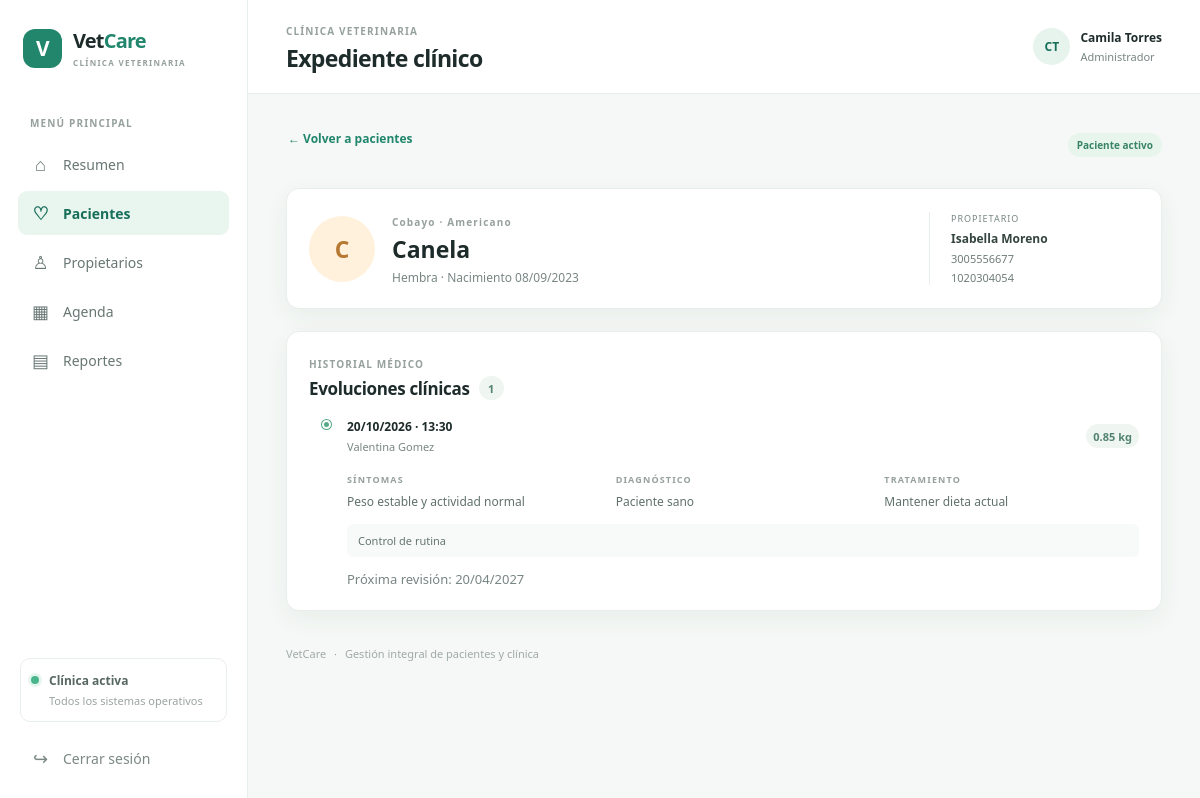
/index.php?controller=mascota&action=show&id=5 (signed in), run on the app's committed database.
### tables this page shows
CREATE TABLE mascotas (
    id_mascota        INT UNSIGNED NOT NULL AUTO_INCREMENT,
    propietario_id    INT UNSIGNED NOT NULL,
    raza_id           INT UNSIGNED NOT NULL,
    nombre            VARCHAR(80) NOT NULL,
    fecha_nacimiento  DATE NULL COMMENT 'La edad se calcula (ver vista_mascotas_detalle), no se almacena',
    sexo              ENUM('Macho','Hembra') NOT NULL,
    color             VARCHAR(50) NULL,
    esterilizado      TINYINT(1) NOT NULL DEFAULT 0,
    microchip         VARCHAR(30) NULL,
    activo            TINYINT(1) NOT NULL DEFAULT 1,
    fecha_registro    DATETIME NOT NULL DEFAULT CURRENT_TIMESTAMP,
    PRIMARY KEY (id_mascota),
    UNIQUE KEY uq_mascotas_microchip (microchip),
    KEY idx_mascotas_propietario (propietario_id),
    KEY idx_mascotas_raza (raza_id),
    KEY idx_mascotas_nombre (nombre),
    CONSTRAINT fk_mascotas_propietario FOREIGN KEY (propietario_id)
        REFERENCES propietarios (id_propietario)
        ON DELETE RESTRICT ON UPDATE CASCADE,
    CONSTRAINT fk_mascotas_raza FOREIGN KEY (raza_id)
        REFERENCES razas (id_raza)
        ON DELETE RESTRICT ON UPDATE CASCADE
);

CREATE TABLE especies (
    id_especie  INT UNSIGNED NOT NULL AUTO_INCREMENT,
    nombre      VARCHAR(50) NOT NULL,
    PRIMARY KEY (id_especie),
    UNIQUE KEY uq_especies_nombre (nombre)
);

CREATE TABLE razas (
    id_raza     INT UNSIGNED NOT NULL AUTO_INCREMENT,
    especie_id  INT UNSIGNED NOT NULL,
    nombre      VARCHAR(80) NOT NULL,
    PRIMARY KEY (id_raza),
    UNIQUE KEY uq_razas_especie_nombre (especie_id, nombre),
    CONSTRAINT fk_razas_especie FOREIGN KEY (especie_id)
        REFERENCES especies (id_especie)
        ON DELETE RESTRICT ON UPDATE CASCADE
);

CREATE TABLE propietarios (
    id_propietario  INT UNSIGNED NOT NULL AUTO_INCREMENT,
    tipo_documento  ENUM('CC','CE','TI','PAS','NIT') NOT NULL DEFAULT 'CC',
    documento       VARCHAR(20)  NOT NULL COMMENT 'Cédula / documento: identificador único del cliente',
    nombres         VARCHAR(100) NOT NULL,
    apellidos       VARCHAR(100) NOT NULL,
    telefono        VARCHAR(20)  NOT NULL,
    direccion       VARCHAR(200) NULL,
    correo          VARCHAR(150) NULL,
    fecha_registro  DATETIME NOT NULL DEFAULT CURRENT_TIMESTAMP,
    PRIMARY KEY (id_propietario),
    UNIQUE KEY uq_propietarios_documento (documento),
    UNIQUE KEY uq_propietarios_correo (correo),
    KEY idx_propietarios_apellidos (apellidos, nombres)
);

CREATE TABLE historias_clinicas (
    id_historia      INT UNSIGNED NOT NULL AUTO_INCREMENT,
    mascota_id       INT UNSIGNED NOT NULL,
    veterinario_id   INT UNSIGNED NOT NULL,
    cita_id          INT UNSIGNED NULL COMMENT 'NULL en urgencias atendidas sin cita previa',
    fecha_atencion   DATETIME NOT NULL DEFAULT CURRENT_TIMESTAMP,
    peso_kg          DECIMAL(6,2) NULL,
    temperatura_c    DECIMAL(4,1) NULL,
    sintomas         TEXT NOT NULL,
    diagnostico      TEXT NOT NULL,
    tratamiento      TEXT NOT NULL,
    observaciones    TEXT NULL,
    proxima_revision DATE NULL,
    PRIMARY KEY (id_historia),
    UNIQUE KEY uq_historias_cita (cita_id),                                 
    UNIQUE KEY uq_historias_hist_mascota (id_historia, mascota_id),         
    KEY idx_historias_mascota (mascota_id, fecha_atencion),
    KEY idx_historias_veterinario (veterinario_id, fecha_atencion),
    KEY idx_historias_cita_mascota_vet (cita_id, mascota_id, veterinario_id),
    CONSTRAINT chk_historias_peso CHECK (peso_kg IS NULL OR peso_kg > 0),
    CONSTRAINT fk_historias_mascota FOREIGN KEY (mascota_id)
        REFERENCES mascotas (id_mascota)
        ON DELETE RESTRICT ON UPDATE CASCADE,
    CONSTRAINT fk_historias_veterinario FOREIGN KEY (veterinario_id)
        REFERENCES usuarios (id_usuario)
        ON DELETE RESTRICT ON UPDATE CASCADE,
     
     
    CONSTRAINT fk_historias_cita_coherente FOREIGN KEY (cita_id, mascota_id, veterinario_id)
        REFERENCES citas (id_cita, mascota_id, veterinario_id)
        ON DELETE RESTRICT ON UPDATE CASCADE
);

### app/controllers/MascotaController.php (called while the page is built, shortened)
<?php
final class MascotaController extends Controller
{
    public function show(): void
    {
        $id = $this->petId();
        $model = new Mascota($this->pdo);
        $pet = $model->buscarConExpediente($id);
        $histories = new HistoriaClinica($this->pdo);
        $user = $_SESSION['user'];
        $this->view('mascotas/show', [
            'pet' => $pet,
            'history' => $histories->listarPorMascota($id),
            'vaccines' => $histories->listarVacunasDisponibles($id),
            'appointments' => $user['rol'] === 'Veterinario'
                ? $histories->listarCitasDisponibles($id, (int) $user['id_usuario'])
                : [],
        ]);
    }
    private function petId(): int
    {
        $id = filter_input(INPUT_GET, 'id', FILTER_VALIDATE_INT);
        return $id;
    }
}

### index.php (called while the page is built, shortened)
<?php
function e(mixed $value): string
{
    return htmlspecialchars((string) $value, ENT_QUOTES | ENT_SUBSTITUTE, 'UTF-8');
}
require_once ROOT_PATH . '/app/config/database.php';
require_once ROOT_PATH . '/app/models/Mascota.php';
require_once ROOT_PATH . '/app/controllers/Controller.php';
require_once ROOT_PATH . '/app/controllers/MascotaController.php';
$controllerName = isset($_GET['controller']) && is_string($_GET['controller'])
    ? $_GET['controller']
    : (isset($_SESSION['user']) ? 'dashboard' : 'auth');
$action = isset($_GET['action']) && is_string($_GET['action'])
    ? $_GET['action']
    : ($controllerName === 'auth' ? 'login' : 'index');
try {
    $controller = new $controllerClass($pdo);
    $controller->{$action}();
} catch (Throwable $exception) {
    error_log((string) $exception);
    if (http_response_code() < 400) {
        http_response_code(500);
    }
    echo '<!doctype html><html lang="es"><meta charset="utf-8"><title>Error</title>';
    echo '<body><main><h1>No fue posible completar la solicitud</h1>';
    echo '<p>Ocurrió un error interno. Inténtalo nuevamente o contacta al administrador.</p>';
    echo '<p><a href="index.php">Volver al inicio</a></p></main></body></html>';
}

### app/models/Mascota.php (called while the page is built, shortened)
<?php
final class Mascota
{
    public function buscarConExpediente(int $id): ?array
    {
        $statement = $this->pdo->prepare(
            'SELECT m.*, p.nombres AS propietario_nombres, p.apellidos AS propietario_apellidos,
                    p.documento, p.telefono, p.correo, e.nombre AS especie,
                    r.nombre AS raza
             FROM mascotas m
             INNER JOIN propietarios p ON p.id_propietario = m.propietario_id
             INNER JOIN razas r ON r.id_raza = m.raza_id
             INNER JOIN especies e ON e.id_especie = r.especie_id
             WHERE m.id_mascota = :id'
        );
        $statement->execute(['id' => $id]);
        $pet = $statement->fetch();
        return $pet ?: null;
    }
}

### app/models/HistoriaClinica.php (called while the page is built, shortened)
<?php
final class HistoriaClinica
{
    public function listarPorMascota(int $petId): array
    {
        $statement = $this->pdo->prepare(
            'SELECT h.*, CONCAT(u.nombre, \' \', u.apellido) AS veterinario
             FROM historias_clinicas h
             INNER JOIN usuarios u ON u.id_usuario = h.veterinario_id
             WHERE h.mascota_id = :mascota_id
             ORDER BY h.fecha_atencion DESC'
        );
        $statement->execute(['mascota_id' => $petId]);
        return $statement->fetchAll();
    }
}

### app/views/mascotas/show.php (the view, shortened to what this page needs)
<?php
$pageTitle = 'Expediente clínico';
$activePage = 'mascotas';
?>
<div class="page-toolbar">
    <a class="back-link" href="index.php?controller=mascota">← Volver a pacientes</a>
    <span class="badge <?= $pet['activo'] ? 'badge-completada' : 'badge-cancelada' ?>"><?= $pet['activo'] ? 'Paciente activo' : 'Paciente inactivo' ?></span>
</div>
<section class="patient-hero panel">
    <span class="avatar avatar-large avatar-pet"><?= e(strtoupper(substr($pet['nombre'], 0, 1))) ?></span>
    <div class="patient-main"><span class="eyebrow"><?= e($pet['especie']) ?> · <?= e($pet['raza']) ?></span><h2><?= e($pet['nombre']) ?></h2><p><?= e($pet['sexo']) ?><?= $pet['fecha_nacimiento'] ? ' · Nacimiento ' . e(date('d/m/Y', strtotime($pet['fecha_nacimiento']))) : '' ?></p></div>
    <div class="patient-owner"><span class="muted">PROPIETARIO</span><strong><?= e($pet['propietario_nombres'] . ' ' . $pet['propietario_apellidos']) ?></strong><span><?= e($pet['telefono']) ?></span><span><?= e($pet['documento']) ?></span></div>
</section>
<section class="panel">
    <div class="panel-heading"><div><span class="eyebrow">HISTORIAL MÉDICO</span><h2>Evoluciones clínicas <span class="count-pill"><?= count($history) ?></span></h2></div></div>
    <?php if ($history === []): ?>
        <div class="empty-state"><strong>Este paciente aún no tiene evoluciones</strong><span>Las consultas registradas aparecerán en esta sección.</span></div>
    <?php else: ?>
        <div class="timeline"><?php foreach ($history as $entry): ?>
            <article class="timeline-item">
                <span class="timeline-dot"></span>
                <div class="timeline-head"><div><strong><?= e(date('d/m/Y · H:i', strtotime($entry['fecha_atencion']))) ?></strong><small><?= e($entry['veterinario']) ?></small></div><?php if ($entry['peso_kg']): ?><span class="count-pill"><?= e($entry['peso_kg']) ?> kg</span><?php endif; ?></div>
                <div class="history-grid"><div><span class="eyebrow">SÍNTOMAS</span><p><?= nl2br(e($entry['sintomas'])) ?></p></div><div><span class="eyebrow">DIAGNÓSTICO</span><p><?= nl2br(e($entry['diagnostico'])) ?></p></div><div><span class="eyebrow">TRATAMIENTO</span><p><?= nl2br(e($entry['tratamiento'])) ?></p></div></div>
                <?php if ($entry['observaciones']): ?><p class="history-note"><?= nl2br(e($entry['observaciones'])) ?></p><?php endif; ?>
                <?php if ($entry['proxima_revision']): ?><span class="muted">Próxima revisión: <?= e(date('d/m/Y', strtotime($entry['proxima_revision']))) ?></span><?php endif; ?>
            </article>
        <?php endforeach; ?></div>
    <?php endif; ?>
</section>

### app/controllers/Controller.php (shortened to what this page needs)
<?php
abstract class Controller
{
    protected function view(string $template, array $data = [], bool $withLayout = true): void
    {
        $templatePath = ROOT_PATH . '/app/views/' . $template . '.php';
        extract($data, EXTR_SKIP);
        require $templatePath;
        $content = (string) ob_get_clean();
        if ($withLayout) {
            require ROOT_PATH . '/app/views/layouts/main.php';
            return;
        }
    }
}

### app/views/layouts/main.php (shortened to what this page needs)
<?php
$currentUser = $_SESSION['user'] ?? [];
$name = trim(($currentUser['nombre'] ?? '') . ' ' . ($currentUser['apellido'] ?? ''));
$role = $currentUser['rol'] ?? '';
$initials = strtoupper(substr($currentUser['nombre'] ?? 'V', 0, 1) . substr($currentUser['apellido'] ?? '', 0, 1));
?>
<!doctype html>
<html lang="es">
<head>
    <link rel="stylesheet" href="public/css/app.css">
</head>
<body>
<div class="app-shell">
    <aside class="sidebar">
        <a class="brand" href="index.php?controller=dashboard">
            <span class="brand-mark">V</span>
            <span>Vet<span class="brand-light">Care</span><small>CLÍNICA VETERINARIA</small></span>
        </a>
        <div class="nav-caption">MENÚ PRINCIPAL</div>
        <nav class="side-nav" aria-label="Navegación principal">
            <a href="index.php?controller=dashboard" class="<?= ($activePage ?? '') === 'dashboard' ? 'active' : '' ?>">
                <span class="nav-icon">⌂</span> Resumen
            </a>
            <a href="index.php?controller=mascota" class="<?= ($activePage ?? '') === 'mascotas' ? 'active' : '' ?>">
                <span class="nav-icon">♡</span> Pacientes
            </a>
            <?php if (in_array($role, ['Administrador', 'Recepcionista'], true)): ?>
                <a href="index.php?controller=propietario" class="<?= ($activePage ?? '') === 'propietarios' ? 'active' : '' ?>">
                    <span class="nav-icon">♙</span> Propietarios
                </a>
            <?php endif; ?>
            <a href="index.php?controller=cita&action=agenda" class="<?= ($activePage ?? '') === 'citas' ? 'active' : '' ?>">
                <span class="nav-icon">▦</span> Agenda
            </a>
            <?php if ($role === 'Administrador'): ?>
                <a href="index.php?controller=reporte" class="<?= ($activePage ?? '') === 'reportes' ? 'active' : '' ?>">
                    <span class="nav-icon">▤</span> Reportes
                </a>
            <?php endif; ?>
        </nav>
        <div class="sidebar-bottom">
            <div class="clinic-status"><span class="status-dot"></span><span>Clínica activa<small>Todos los sistemas operativos</small></span></div>
            <form method="post" action="index.php?controller=auth&action=logout">
                <button class="logout-button" type="submit"><span class="nav-icon">↪</span> Cerrar sesión</button>
            </form>
        </div>
    </aside>
    <main class="main-area">
        <header class="topbar">
            <div>
                <span class="eyebrow">CLÍNICA VETERINARIA</span>
                <h1><?= e($pageTitle ?? 'Panel') ?></h1>
            </div>
            <div class="user-chip">
                <span class="avatar"><?= e($initials) ?></span>
                <span><strong><?= e($name) ?></strong><small><?= e($role) ?></small></span>
            </div>
        </header>
        <section class="page-content">
            <?= $content ?>
        </section>
        <footer class="footer">VetCare <span>·</span> Gestión integral de pacientes y clínica</footer>
    </main>
</div>
</body>
</html>

### data on the page
mascotas: nombre "C", especies.nombre "Cobayo", raza.nombre "Americano", nombre "Canela", sexo "Hembra", fecha_nacimiento "08/09/2023", propietario.apellidos "Isabella Moreno", propietario.telefono "3005556677", propietario.documento "1020304054"
historias_clinicas: fecha_atencion "20/10/2026 · 13:30", veterinario "Valentina Gomez", peso_kg "0.85", sintomas "Peso estable y actividad normal", diagnostico "Paciente sano", tratamiento "Mantener dieta actual", observaciones "Control de rutina", proxima_revision "20/04/2027"

### other printed values
$pageTitle "Expediente clínico"
$initials "CT"
$name "Camila Torres"
$role "Administrador"
count($history) "1"
